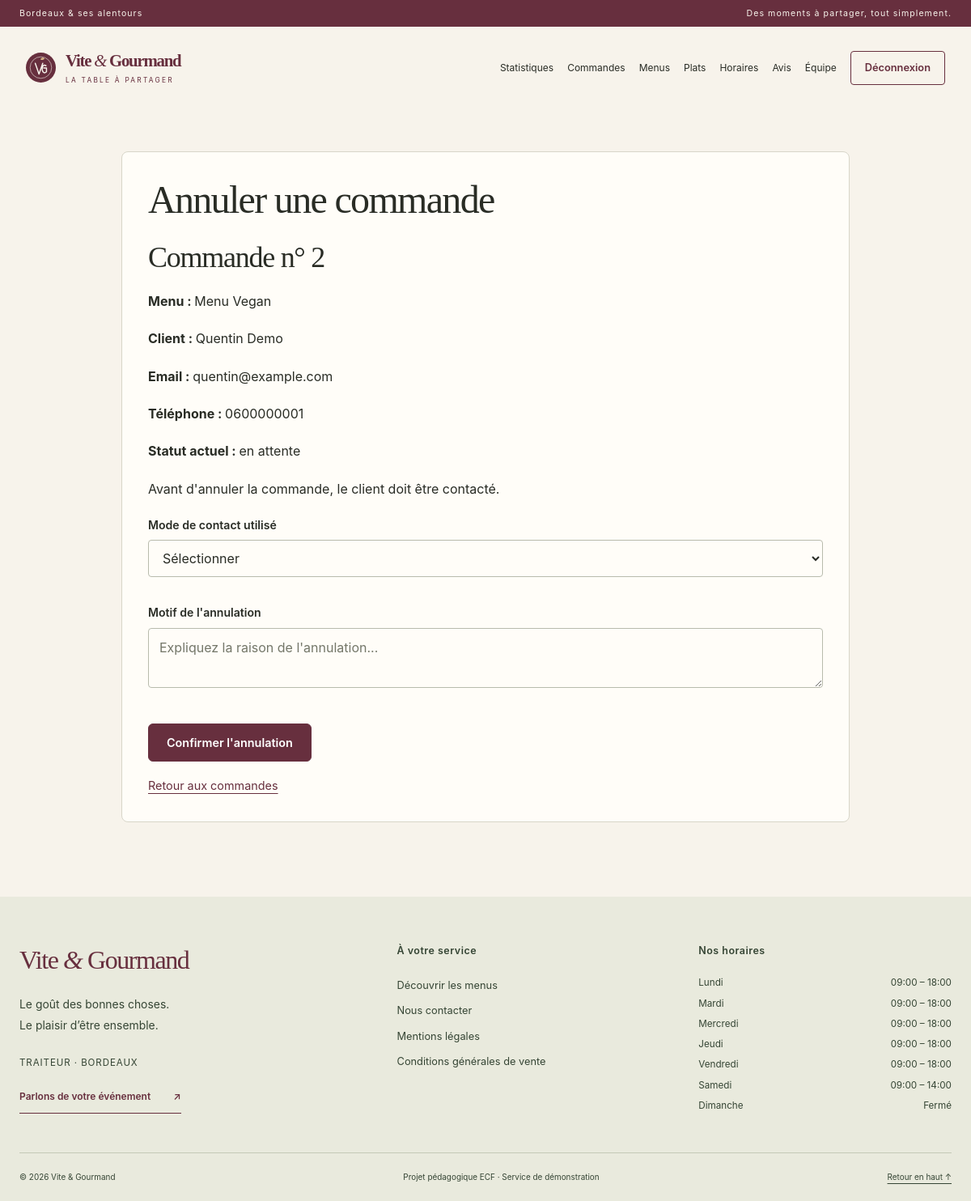
Screenshot of /annuler-commande-employe.php?id=2 (signed in) with the database file from the repository.
### tables this page shows
CREATE TABLE `commandes` (
    `id` INT NOT NULL AUTO_INCREMENT,

    `user_id` INT NOT NULL,
    `menu_id` INT NOT NULL,

    `nb_personnes` INT NOT NULL,
    `prix_total` DECIMAL(10,2) NOT NULL,

    `date_prestation` DATE DEFAULT NULL,
    `heure_prestation` TIME DEFAULT NULL,
    `lieu_prestation` VARCHAR(255) DEFAULT NULL,
    `adresse_prestation` VARCHAR(255) DEFAULT NULL,

    `distance_km` DECIMAL(10,2) NOT NULL DEFAULT 0,
    `frais_livraison` DECIMAL(10,2) NOT NULL DEFAULT 0,
    `remise_pourcentage` DECIMAL(5,2) NOT NULL DEFAULT 0,

    `statut` VARCHAR(50) NOT NULL DEFAULT 'en attente',

    `mode_contact_annulation` VARCHAR(100) DEFAULT NULL,
    `motif_annulation` TEXT DEFAULT NULL,
    `date_annulation` DATETIME DEFAULT NULL,

    `date_debut_attente_retour` DATETIME DEFAULT NULL,
    `date_retour_materiel` DATETIME DEFAULT NULL,
    `materiel_retourne` TINYINT(1) NOT NULL DEFAULT 0,
    `frais_retard_materiel` DECIMAL(10,2) NOT NULL DEFAULT 0,

    `notification_retard_envoyee` TINYINT(1) NOT NULL DEFAULT 0,
    `date_notification_retard` DATETIME DEFAULT NULL,

    `created_at` TIMESTAMP NOT NULL DEFAULT CURRENT_TIMESTAMP,
    `updated_at` TIMESTAMP NOT NULL DEFAULT CURRENT_TIMESTAMP
        ON UPDATE CURRENT_TIMESTAMP,

    PRIMARY KEY (`id`),

    KEY `idx_commandes_user` (`user_id`),
    KEY `idx_commandes_menu` (`menu_id`),
    KEY `idx_commandes_statut` (`statut`),
    KEY `idx_commandes_created_menu` (`created_at`, `menu_id`),

    CONSTRAINT `fk_commandes_user`
        FOREIGN KEY (`user_id`)
        REFERENCES `users` (`id`),

    CONSTRAINT `fk_commandes_menu`
        FOREIGN KEY (`menu_id`)
        REFERENCES `menus` (`id`)

);

CREATE TABLE `menus` (
    `id` INT NOT NULL AUTO_INCREMENT,
    `titre` VARCHAR(255) NOT NULL,
    `description` TEXT NOT NULL,
    `prix` DECIMAL(10,2) NOT NULL,
    `nb_personnes_min` INT NOT NULL,

    `theme` VARCHAR(100) DEFAULT NULL,
    `regime` VARCHAR(100) DEFAULT NULL,

    `stock_disponible` INT NOT NULL DEFAULT 0,

    `conditions_menu` TEXT DEFAULT NULL,
    `delai_commande_heures` INT DEFAULT NULL,

    `actif` TINYINT(1) NOT NULL DEFAULT 1,

    PRIMARY KEY (`id`)
);

CREATE TABLE `users` (
    `id` INT NOT NULL AUTO_INCREMENT,
    `nom` VARCHAR(50) NOT NULL,
    `prenom` VARCHAR(50) NOT NULL,
    `email` VARCHAR(255) NOT NULL,
    `password` VARCHAR(255) NOT NULL,
    `role` VARCHAR(25) NOT NULL DEFAULT 'utilisateur',
    `gsm` VARCHAR(20) NOT NULL,
    `adresse` VARCHAR(255) NOT NULL,
    `actif` TINYINT(1) NOT NULL DEFAULT 1,
    `created_at` TIMESTAMP NOT NULL DEFAULT CURRENT_TIMESTAMP,

    PRIMARY KEY (`id`),
    UNIQUE KEY `email` (`email`)
);

CREATE TABLE `horaires` (
    `id` INT NOT NULL AUTO_INCREMENT,
    `jour` VARCHAR(20) NOT NULL,
    `heure_ouverture` TIME DEFAULT NULL,
    `heure_fermeture` TIME DEFAULT NULL,
    `ferme` TINYINT(1) NOT NULL DEFAULT 0,

    PRIMARY KEY (`id`),
    UNIQUE KEY `jour` (`jour`)
);

### Config/security.php (called while the page is built, shortened)
<?php
function e(mixed $value): string
{
    return htmlspecialchars((string) $value, ENT_QUOTES | ENT_SUBSTITUTE, 'UTF-8');
}

### Public/annuler-commande-employe.php (the view, shortened to what this page needs)
<?php
require_once __DIR__ . '/../Config/database.php';
$id = positiveId($_GET['id'] ?? null);
$stmt = $pdo->prepare('SELECT c.*, m.titre, u.nom, u.prenom, u.email, u.gsm FROM commandes c JOIN menus m ON m.id = c.menu_id JOIN users u ON u.id = c.user_id WHERE c.id = ?');
$stmt->execute([$id]);
$commande = $stmt->fetch(PDO::FETCH_ASSOC);
?>
<?php require_once __DIR__ . '/../Templates/layout.php';
renderHeader('Annuler une commande'); ?>
<section class="content-panel">
    <h1>
        Annuler une commande
    </h1>
    <div class="commande-info">
        <h2>
            Commande n°
            <?= (int) $commande['id'] ?>
        </h2>
        <p>
            <strong>
                Menu :
            </strong>
            <?= htmlspecialchars($commande['titre']) ?>
        </p>
        <p>
            <strong>
                Client :
            </strong>
            <?= htmlspecialchars($commande['prenom'] . ' ' . $commande['nom']) ?>
        </p>
        <p>
            <strong>
                Email :
            </strong>
            <?= htmlspecialchars($commande['email']) ?>
        </p>
        <p>
            <strong>
                Téléphone :
            </strong>
            <?= htmlspecialchars($commande['gsm']) ?>
        </p>
        <p>
            <strong>
                Statut actuel :
            </strong>
            <?= htmlspecialchars($commande['statut']) ?>
        </p>
    </div>
    <p>
        Avant d'annuler la commande,
        le client doit être contacté.
    </p>
    <form method="POST">
        <label for="mode_contact">
            Mode de contact utilisé
        </label>
        <select
            id="mode_contact"
            name="mode_contact"
            required
        >
            <option value="">
                Sélectionner
            </option>
        </select>
        <label for="motif">
            Motif de l'annulation
        </label>
        <textarea
            id="motif"
            name="motif"
            required
            placeholder="Expliquez la raison de l'annulation..."
        ></textarea>
        <button type="submit">
            Confirmer l'annulation
        </button>
    </form>
    <a
        class="retour"
        href="admin-commandes.php"
    >
        Retour aux commandes
    </a>
</section>
<?php renderFooter($pdo); ?>

### Templates/layout.php (shortened to what this page needs)
<?php
require_once __DIR__ . '/../Config/security.php';
function renderHeader(string $title): void
{
    $role = $_SESSION['role'] ?? '';
    $staff = in_array($role, ['admin', 'employe'], true);
    $links = $staff
        ? ['admin-commandes.php' => 'Commandes', 'admin-menus.php' => 'Menus', 'admin-plats.php' => 'Plats', 'admin-horaires.php' => 'Horaires', 'admin-avis.php' => 'Avis']
        : ['index.php' => 'Accueil', 'menus.php' => 'Nos menus'];
    if ($role === 'admin') {
        $links = ['admin-statistiques.php' => 'Statistiques'] + $links + ['admin-employes.php' => 'Équipe'];
    } elseif ($role === 'utilisateur') {
        $links += ['mes-commandes.php' => 'Mes commandes', 'mon-profil.php' => 'Mon profil'];
    }
    $current = basename($_SERVER['SCRIPT_NAME'] ?? '');
    ?>
<!DOCTYPE html>
<html lang="fr">
<head>
    <link rel="stylesheet" href="style.css?v=<?= filemtime(__DIR__ . '/../Public/style.css') ?>">
</head>
<body class="<?= $staff ? 'staff-page' : 'public-page' ?>">
<div class="announcement">
    <span>Bordeaux & ses alentours</span>
    <span>Des moments à partager, tout simplement.</span>
</div>
<header class="site-header">
    <a class="brand" href="index.php" aria-label="Vite et Gourmand, accueil">
        <img src="assets/images/embleme.svg" alt="" width="45" height="45">
        <span>Vite <i>&</i> Gourmand<small>LA TABLE À PARTAGER</small></span>
    </a>
    <nav id="main-navigation" class="navbar-links" aria-label="Navigation principale">
        <?php foreach ($links as $href => $label): ?>
            <a href="<?= e($href) ?>" <?= $current === $href ? 'aria-current="page"' : '' ?>><?= e($label) ?></a>
        <?php endforeach; ?>
        <?php if (isset($_SESSION['user_id'])): ?>
            <form method="post" action="logout.php" class="logout-form">
                <button class="nav-account" type="submit">Déconnexion</button>
            </form>
        <?php else: ?>
            <a class="nav-account" href="login.php" <?= $current === 'login.php' ? 'aria-current="page"' : '' ?>>Mon espace <span aria-hidden="true">↗</span></a>
        <?php endif; ?>
    </nav>
</header>
<main id="main-content" class="page-shell">
<?php
}
function renderFooter(PDO $pdo): void
{
    $rows = $pdo->query('SELECT jour, heure_ouverture, heure_fermeture, ferme FROM horaires')->fetchAll(PDO::FETCH_ASSOC);
    $horaires = [];
    foreach ($rows as $row) {
        $horaires[strtolower($row['jour'])] = $row;
    }
    ?>
</main>
<footer class="site-footer">
    <div class="footer-grid">
        <div class="footer-intro">
            <a class="footer-brand" href="index.php">Vite <i>&</i> Gourmand</a>
            <p>Le goût des bonnes choses.<br>Le plaisir d’être ensemble.</p>
            <p class="footer-location">Traiteur · Bordeaux</p>
            <a href="contact.php" class="text-link">Parlons de votre événement <span aria-hidden="true">↗</span></a>
        </div>
        <div>
            <h2>À votre service</h2>
            <ul class="footer-links">
                <li><a href="menus.php">Découvrir les menus</a></li>
                <li><a href="contact.php">Nous contacter</a></li>
                <li><a href="mentions-legales.php">Mentions légales</a></li>
                <li><a href="cgv.php">Conditions générales de vente</a></li>
            </ul>
        </div>
        <div>
            <h2>Nos horaires</h2>
            <dl class="opening-hours">
                <?php foreach (['Lundi', 'Mardi', 'Mercredi', 'Jeudi', 'Vendredi', 'Samedi', 'Dimanche'] as $jour): $h = $horaires[strtolower($jour)] ?? null; ?>
                    <div>
                        <dt><?= $jour ?></dt>
                        <dd>
                            <?php if (!$h): ?>
                                Non renseigné
                            <?php elseif ((int) $h['ferme'] === 1): ?>
                                Fermé
                            <?php else: ?>
                                <?= e(substr((string) $h['heure_ouverture'], 0, 5)) ?> – <?= e(substr((string) $h['heure_fermeture'], 0, 5)) ?>
                            <?php endif; ?>
                        </dd>
                    </div>
                <?php endforeach; ?>
            </dl>
        </div>
    </div>
    <div class="footer-bottom">
        <span>© <?= date('Y') ?> Vite & Gourmand</span>
        <span>Projet pédagogique ECF · Service de démonstration</span>
        <a href="#main-content">Retour en haut ↑</a>
    </div>
</footer>
</body>
</html>
<?php
}

### rows the page displays
commandes: id "2", menu.titre "Menu Vegan", user.nom "Quentin Demo", user.email "quentin@example.com", user.gsm "0600000001", statut "en attente"
horaires: jour "Lundi", heure_ouverture "09:00", heure_fermeture "18:00"
horaires: jour "Mardi", heure_ouverture "09:00", heure_fermeture "18:00"
horaires: jour "Mercredi", heure_ouverture "09:00", heure_fermeture "18:00"
horaires: jour "Jeudi", heure_ouverture "09:00", heure_fermeture "18:00"
horaires: jour "Vendredi", heure_ouverture "09:00", heure_fermeture "18:00"
horaires: jour "Samedi", heure_ouverture "09:00", heure_fermeture "14:00"

### other values shown
$label "Statistiques"
$label "Commandes"
$label "Menus"
$label "Plats"
$label "Horaires"
$label "Avis"
$label "Équipe"
$jour "Dimanche"
